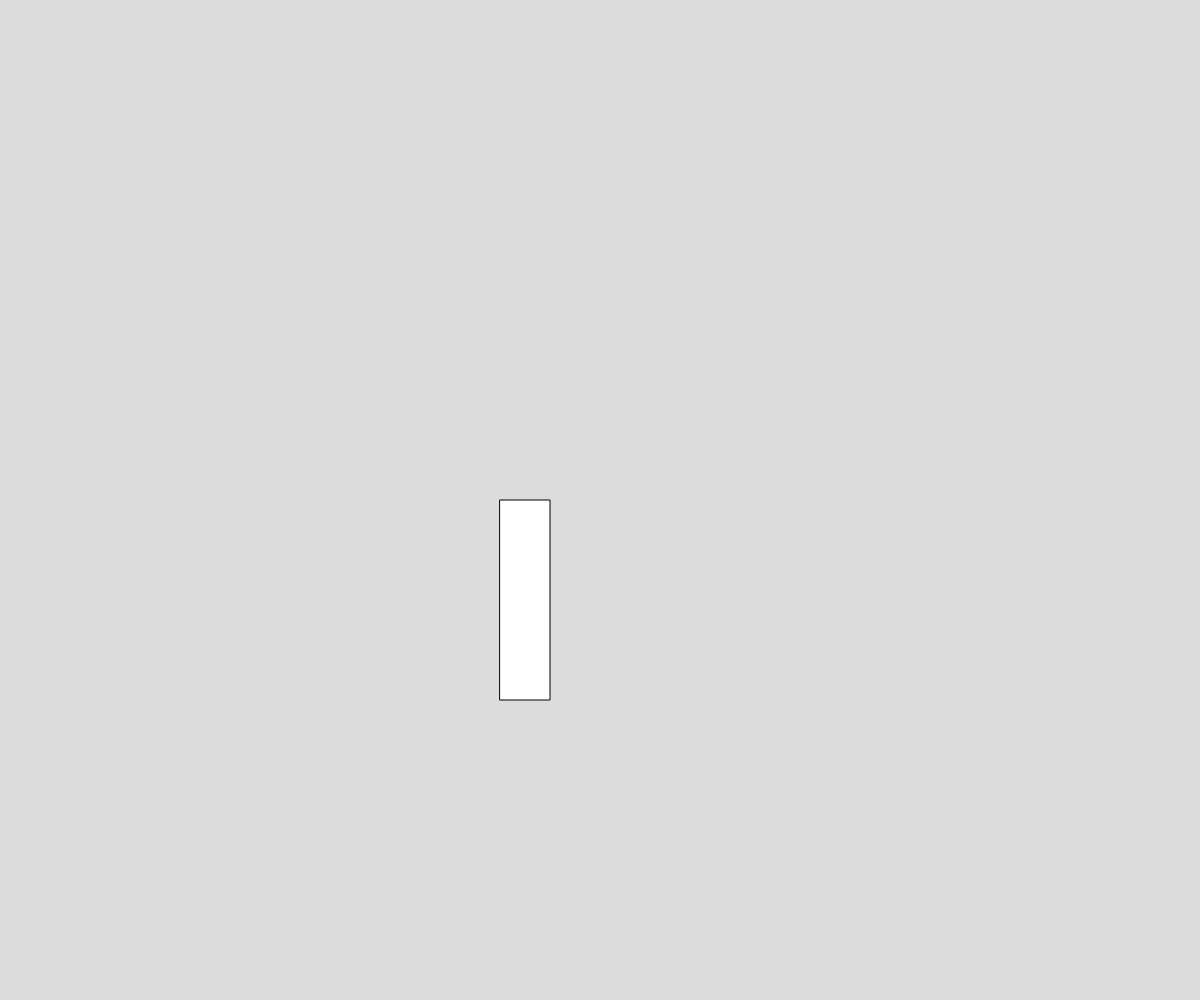
Frame 1 (no input)
Frame 60 (no input): identical to frame 1, image omitted
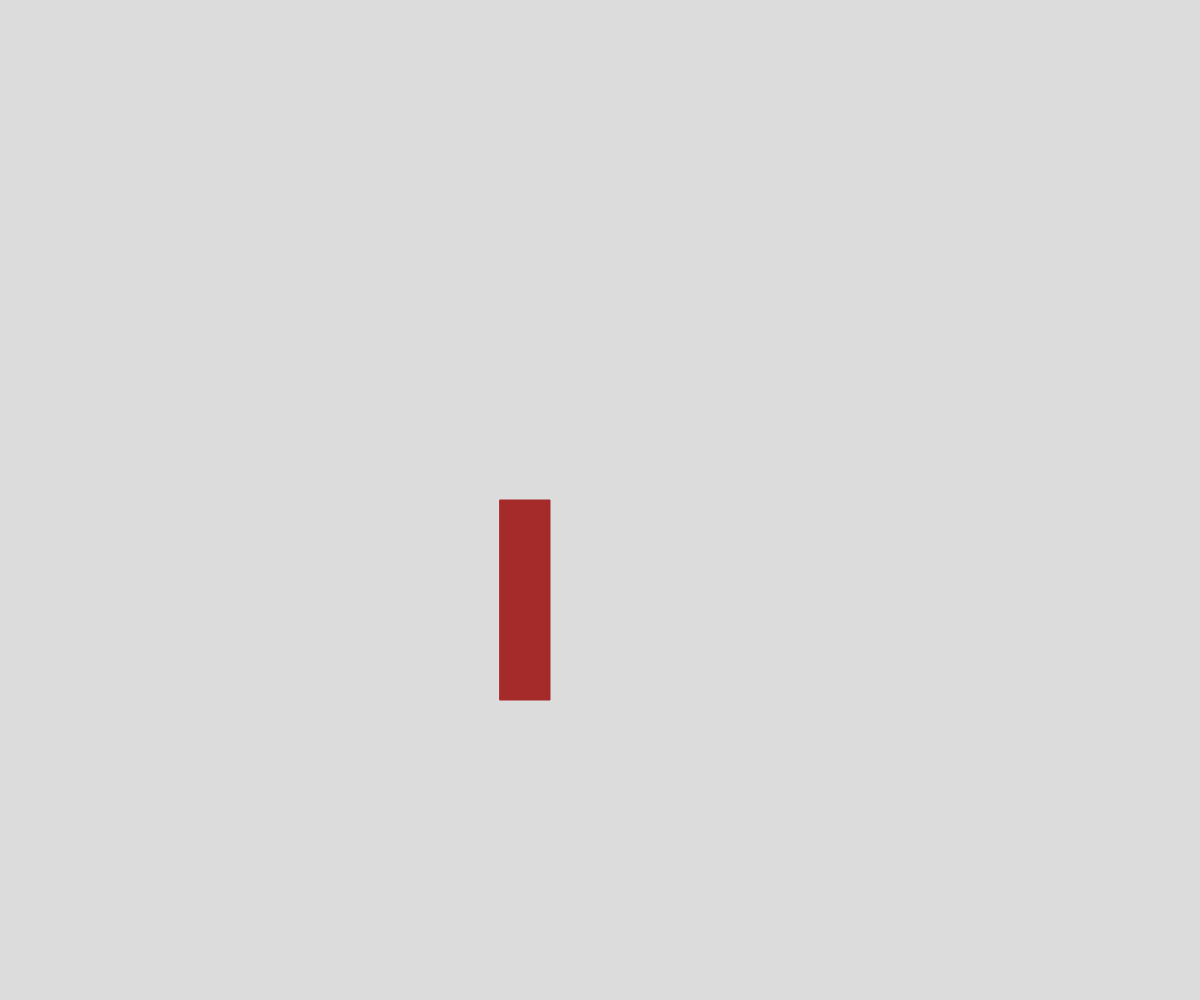
Frame 120 (the mouse pressed at the canvas centre since frame 60)

The p5.js sketch that drew these frames (run headless with seeded random() and noise() and a simulated clock; from frame 60 on, the mouse is pressed at the canvas centre):

// p5.js sketch
// ── sketch.js
// Project Title
// Your Name
// Date
//
// Extra for Experts:
// - describe what you did to take this project "above and beyond"

class Bullet {
  constructor(x, y){
    this.x = x;
    this.y = y;
    this.radius = 10;
    this.dx = 20;
    this.theColor = "brown";
  }

  display() {
    stroke(this.theColor);
    fill(this.theColor);
    circle(this.x, this.y, this.radius*2);
  }

  move() {
    this.x += this.dx;
  }

  isDead() {
    return this.x >= width;
  }
}

let theBullets = [];

function setup() {
  createCanvas(windowWidth, windowHeight);
}

function draw() {
  background(220);
  rect(500, 500, 50, 200);
  for (let i = 0; i < theBullets.length; i++){
    theBullets[i].move();
    if (theBullets[i].isDead()){
      theBullets.splice(i, 1);
    }
    else {
      theBullets[i].display();
    }
  }
}

function mousePressed() {
  for (let i = 0; i< 101; i++) {
    let someBullet = new Bullet(500, 500);
    theBullets.push(someBullet);
  }
}
